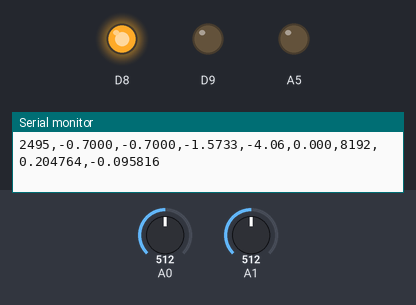
The sketch below on a simulated Arduino Uno R4 Minima. On the bench: output pins drawn as LEDs (lit = HIGH), the last lines printed to the serial monitor. Inputs (shaded band) come from the test bench; at power-on: A0 = 512, A1 = 512 (analog values on the 0–1023 scale).

Above: at 2.5 s.
2.6 s: A0 set to 406
4.1 s: A0 set to 386
At 5.0 s:
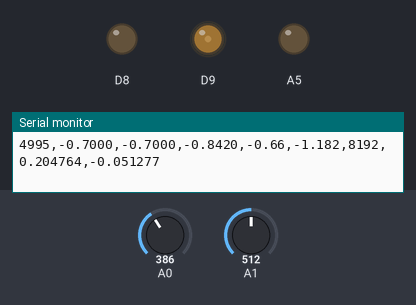
5.6 s: A0 set to 369
At 6.5 s:
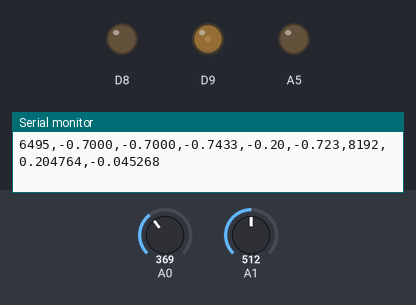
7.1 s: A0 set to 361
At 8.2 s:
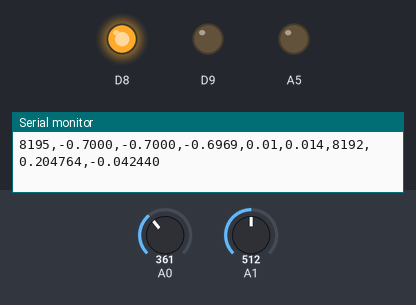
8.6 s: A0 set to 306
At 9.0 s:
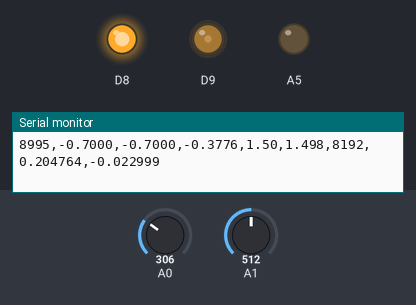
10.1 s: A0 set to 511
At 11.4 s:
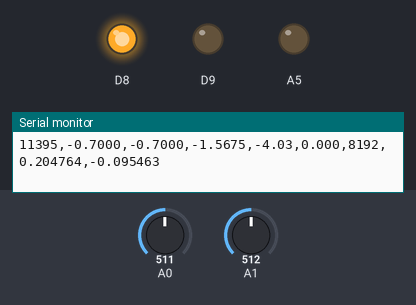
Timing chart, 0 to 12.6 s (numbered marks = the images above; inputs shaded):
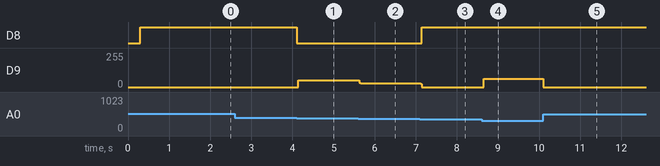

The sketch:

Codelab2.ino
```cpp
#include <Arduino.h>
#include "geeWhiz.h"

double previousError = 0.0;
double previousControlVoltage = 0.0;
int count = 0;
const double TEST_ANGLE = -0.7; // Part F: test

void setup() {
  analogReadResolution(14);
  pinMode(A5, OUTPUT);
  Serial.begin(115200);
  delay(300);
  geeWhizBegin();
  setMotorVoltage(0.0f);
  delay(1000);
  Serial.println("geeWhiz Started");
  set_control_interval_ms(5);
}

void loop() {}

void interval_control_code(void) {
  int motor = analogRead(A0);
  int ball = analogRead(A1);
  double theta = -0.000362771 * motor + 1.398480;
  // double ballPosition = 0.0000249191088158444 * (ball - 15);
  double ballPosition = 0.0000248138957816377 * ball + 0.00148883374689826;
  double beamAngle = 0.0609 * theta;

  // double theta_ref = ((millis() / 1000UL) % 2 == 0) ? -0.7 : 0.7;
  // double theta_ref = 0.0;
  double theta_ref = TEST_ANGLE;
  double theta_ref_sat = constrain(theta_ref, -0.7, 0.7);
  double error = theta_ref_sat - theta;
  double controlVoltage = 0.692327639311257 * previousControlVoltage
                        + 0.032635065920414 * error
                        - 1.462208491947337 * previousError;
  previousError = error;
  previousControlVoltage = controlVoltage;
  double motorVoltage = controlVoltage;
  // if (controlVoltage > 0.0) motorVoltage += 0.34;
  // else if (controlVoltage < 0.0) motorVoltage -= 0.37;
  if (controlVoltage > 0.0) motorVoltage += 0.0;
  else if (controlVoltage < 0.0) motorVoltage -= 0.522;

  // const double DIR = -1.0;
  // double motorVoltage = DIR * 0.002 * (count / 100);
  // count++;

  // if (motorVoltage > 2.0 || motorVoltage < -2.0) motorVoltage = 0.0;

  if (theta > 0.9 || theta < -0.9) motorVoltage = 0.0;

  setMotorVoltage(motorVoltage);

  Serial.print(millis());
  Serial.print(",");
  Serial.print(theta_ref, 4);
  Serial.print(",");
  Serial.print(theta_ref_sat, 4);
  Serial.print(",");
  Serial.print(theta, 4);
  Serial.print(",");
  Serial.print(controlVoltage);
  Serial.print(",");
  // Serial.println(motorVoltage, 3);
  Serial.print(motorVoltage, 3);
  Serial.print(",");
  // Serial.println(ball);
  Serial.print(ball);
  Serial.print(",");
  Serial.print(ballPosition, 6);
  Serial.print(",");
  Serial.println(beamAngle, 6);
  digitalWrite(A5, LOW);
}
```

Measured:
- the behaviour switches between 396 and 395 on A0 (found by bisection; images 0 and 1)
- the behaviour switches between 362 and 361 on A0 (found by bisection; images 2 and 3)
- after the input at 4.1 s, D8: HIGH → LOW at once; D9: 0/255 → 50/255 at once
- after the input at 5.6 s, D9: 50/255 → 30/255 at once
- after the input at 7.1 s, D8: LOW → HIGH at once; D9: 30/255 → 0/255 at once
- after the input at 8.6 s, D9: 0/255 → 63/255 after 0.05 s
- after the input at 10.1 s, D9: 63/255 → 0/255 at once
